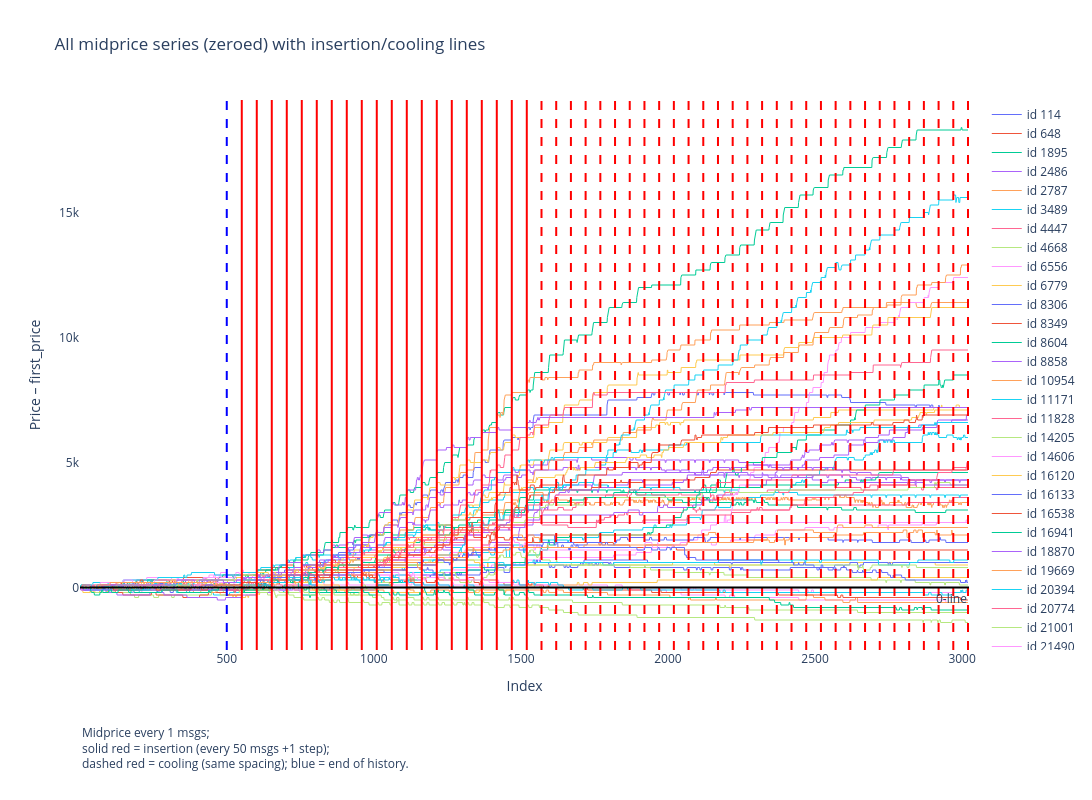

Write notebook code for a chart like this one.
### Code cell
fig = plot_midprice_series_with_insertions(
    merged,
    all_series,
    x,
    hist_steps,
    gen_block,
    num_insertions,
    num_coolings,
    n_gen_msgs,
    midprice_step_size
)
fig.show()

### Figure 1 — Plotly figure (JSON) as saved in the notebook; plotly's stock layout.template omitted (floating-point values rounded to 4 significant figures; data arrays with more than 128 entries replaced by an {"elided": "..."} marker saying what was removed)
{"data": [{"hoverinfo": "skip", "line": {"width": 1}, "mode": "lines", "name": "id 114", "opacity": 1, "type": "scatter", "x": {"elided": "3020 int values"}, "y": {"elided": "3020 int values"}}, {"hoverinfo": "skip", "line": {"width": 1}, "mode": "lines", "name": "id 648", "opacity": 1, "type": "scatter", "x": {"elided": "3020 int values"}, "y": {"elided": "3020 int values"}}, {"hoverinfo": "skip", "line": {"width": 1}, "mode": "lines", "name": "id 1895", "opacity": 1, "type": "scatter", "x": {"elided": "3020 int values"}, "y": {"elided": "3020 int values"}}, {"hoverinfo": "skip", "line": {"width": 1}, "mode": "lines", "name": "id 2486", "opacity": 1, "type": "scatter", "x": {"elided": "3020 int values"}, "y": {"elided": "3020 int values"}}, {"hoverinfo": "skip", "line": {"width": 1}, "mode": "lines", "name": "id 2787", "opacity": 1, "type": "scatter", "x": {"elided": "3020 int values"}, "y": {"elided": "3020 int values"}}, {"hoverinfo": "skip", "line": {"width": 1}, "mode": "lines", "name": "id 3489", "opacity": 1, "type": "scatter", "x": {"elided": "3020 int values"}, "y": {"elided": "3020 int values"}}, {"hoverinfo": "skip", "line": {"width": 1}, "mode": "lines", "name": "id 4447", "opacity": 1, "type": "scatter", "x": {"elided": "3020 int values"}, "y": {"elided": "3020 int values"}}, {"hoverinfo": "skip", "line": {"width": 1}, "mode": "lines", "name": "id 4668", "opacity": 1, "type": "scatter", "x": {"elided": "3020 int values"}, "y": {"elided": "3020 int values"}}, {"hoverinfo": "skip", "line": {"width": 1}, "mode": "lines", "name": "id 6556", "opacity": 1, "type": "scatter", "x": {"elided": "3020 int values"}, "y": {"elided": "3020 int values"}}, {"hoverinfo": "skip", "line": {"width": 1}, "mode": "lines", "name": "id 6779", "opacity": 1, "type": "scatter", "x": {"elided": "3020 int values"}, "y": {"elided": "3020 int values"}}, {"hoverinfo": "skip", "line": {"width": 1}, "mode": "lines", "name": "id 8306", "opacity": 1, "type": "scatter", "x": {"elided": "3020 int values"}, "y": {"elided": "3020 int values"}}, {"hoverinfo": "skip", "line": {"width": 1}, "mode": "lines", "name": "id 8349", "opacity": 1, "type": "scatter", "x": {"elided": "3020 int values"}, "y": {"elided": "3020 int values"}}, {"hoverinfo": "skip", "line": {"width": 1}, "mode": "lines", "name": "id 8604", "opacity": 1, "type": "scatter", "x": {"elided": "3020 int values"}, "y": {"elided": "3020 int values"}}, {"hoverinfo": "skip", "line": {"width": 1}, "mode": "lines", "name": "id 8858", "opacity": 1, "type": "scatter", "x": {"elided": "3020 int values"}, "y": {"elided": "3020 int values"}}, {"hoverinfo": "skip", "line": {"width": 1}, "mode": "lines", "name": "id 10954", "opacity": 1, "type": "scatter", "x": {"elided": "3020 int values"}, "y": {"elided": "3020 int values"}}, {"hoverinfo": "skip", "line": {"width": 1}, "mode": "lines", "name": "id 11171", "opacity": 1, "type": "scatter", "x": {"elided": "3020 int values"}, "y": {"elided": "3020 int values"}}, {"hoverinfo": "skip", "line": {"width": 1}, "mode": "lines", "name": "id 11828", "opacity": 1, "type": "scatter", "x": {"elided": "3020 int values"}, "y": {"elided": "3020 int values"}}, {"hoverinfo": "skip", "line": {"width": 1}, "mode": "lines", "name": "id 14205", "opacity": 1, "type": "scatter", "x": {"elided": "3020 int values"}, "y": {"elided": "3020 int values"}}, {"hoverinfo": "skip", "line": {"width": 1}, "mode": "lines", "name": "id 14606", "opacity": 1, "type": "scatter", "x": {"elided": "3020 int values"}, "y": {"elided": "3020 int values"}}, {"hoverinfo": "skip", "line": {"width": 1}, "mode": "lines", "name": "id 16120", "opacity": 1, "type": "scatter", "x": {"elided": "3020 int values"}, "y": {"elided": "3020 int values"}}, {"hoverinfo": "skip", "line": {"width": 1}, "mode": "lines", "name": "id 16133", "opacity": 1, "type": "scatter", "x": {"elided": "3020 int values"}, "y": {"elided": "3020 int values"}}, {"hoverinfo": "skip", "line": {"width": 1}, "mode": "lines", "name": "id 16538", "opacity": 1, "type": "scatter", "x": {"elided": "3020 int values"}, "y": {"elided": "3020 int values"}}, {"hoverinfo": "skip", "line": {"width": 1}, "mode": "lines", "name": "id 16941", "opacity": 1, "type": "scatter", "x": {"elided": "3020 int values"}, "y": {"elided": "3020 int values"}}, {"hoverinfo": "skip", "line": {"width": 1}, "mode": "lines", "name": "id 18870", "opacity": 1, "type": "scatter", "x": {"elided": "3020 int values"}, "y": {"elided": "3020 int values"}}, {"hoverinfo": "skip", "line": {"width": 1}, "mode": "lines", "name": "id 19669", "opacity": 1, "type": "scatter", "x": {"elided": "3020 int values"}, "y": {"elided": "3020 int values"}}, {"hoverinfo": "skip", "line": {"width": 1}, "mode": "lines", "name": "id 20394", "opacity": 1, "type": "scatter", "x": {"elided": "3020 int values"}, "y": {"elided": "3020 int values"}}, {"hoverinfo": "skip", "line": {"width": 1}, "mode": "lines", "name": "id 20774", "opacity": 1, "type": "scatter", "x": {"elided": "3020 int values"}, "y": {"elided": "3020 int values"}}, {"hoverinfo": "skip", "line": {"width": 1}, "mode": "lines", "name": "id 21001", "opacity": 1, "type": "scatter", "x": {"elided": "3020 int values"}, "y": {"elided": "3020 int values"}}, {"hoverinfo": "skip", "line": {"width": 1}, "mode": "lines", "name": "id 21490", "opacity": 1, "type": "scatter", "x": {"elided": "3020 int values"}, "y": {"elided": "3020 int values"}}, {"hoverinfo": "skip", "line": {"width": 1}, "mode": "lines", "name": "id 22181", "opacity": 1, "type": "scatter", "x": {"elided": "3020 int values"}, "y": {"elided": "3020 int values"}}, {"hoverinfo": "skip", "line": {"width": 1}, "mode": "lines", "name": "id 23105", "opacity": 1, "type": "scatter", "x": {"elided": "3020 int values"}, "y": {"elided": "3020 int values"}}, {"hoverinfo": "skip", "line": {"width": 1}, "mode": "lines", "name": "id 23718", "opacity": 1, "type": "scatter", "x": {"elided": "3020 int values"}, "y": {"elided": "3020 int values"}}, {"hoverinfo": "skip", "line": {"width": 1}, "mode": "lines", "name": "id 24620", "opacity": 1, "type": "scatter", "x": {"elided": "3020 int values"}, "y": {"elided": "3020 int values"}}, {"hoverinfo": "skip", "line": {"width": 1}, "mode": "lines", "name": "id 25093", "opacity": 1, "type": "scatter", "x": {"elided": "3020 int values"}, "y": {"elided": "3020 int values"}}, {"hoverinfo": "skip", "line": {"width": 1}, "mode": "lines", "name": "id 26578", "opacity": 1, "type": "scatter", "x": {"elided": "3020 int values"}, "y": {"elided": "3020 int values"}}, {"hoverinfo": "skip", "line": {"width": 1}, "mode": "lines", "name": "id 27465", "opacity": 1, "type": "scatter", "x": {"elided": "3020 int values"}, "y": {"elided": "3020 int values"}}, {"hoverinfo": "skip", "line": {"width": 1}, "mode": "lines", "name": "id 27531", "opacity": 1, "type": "scatter", "x": {"elided": "3020 int values"}, "y": {"elided": "3020 int values"}}, {"hoverinfo": "skip", "line": {"width": 1}, "mode": "lines", "name": "id 27817", "opacity": 1, "type": "scatter", "x": {"elided": "3020 int values"}, "y": {"elided": "3020 int values"}}, {"hoverinfo": "skip", "line": {"width": 1}, "mode": "lines", "name": "id 27859", "opacity": 1, "type": "scatter", "x": {"elided": "3020 int values"}, "y": {"elided": "3020 int values"}}, {"hoverinfo": "skip", "line": {"width": 1}, "mode": "lines", "name": "id 28846", "opacity": 1, "type": "scatter", "x": {"elided": "3020 int values"}, "y": {"elided": "3020 int values"}}, {"hoverinfo": "skip", "line": {"width": 1}, "mode": "lines", "name": "id 29206", "opacity": 1, "type": "scatter", "x": {"elided": "3020 int values"}, "y": {"elided": "3020 int values"}}, {"hoverinfo": "skip", "line": {"width": 1}, "mode": "lines", "name": "id 29628", "opacity": 1, "type": "scatter", "x": {"elided": "3020 int values"}, "y": {"elided": "3020 int values"}}, {"hoverinfo": "skip", "line": {"width": 1}, "mode": "lines", "name": "id 30910", "opacity": 1, "type": "scatter", "x": {"elided": "3020 int values"}, "y": {"elided": "3020 int values"}}, {"hoverinfo": "skip", "line": {"width": 1}, "mode": "lines", "name": "id 31545", "opacity": 1, "type": "scatter", "x": {"elided": "3020 int values"}, "y": {"elided": "3020 int values"}}, {"hoverinfo": "skip", "line": {"width": 1}, "mode": "lines", "name": "id 31848", "opacity": 1, "type": "scatter", "x": {"elided": "3020 int values"}, "y": {"elided": "3020 int values"}}, {"hoverinfo": "skip", "line": {"width": 1}, "mode": "lines", "name": "id 32404", "opacity": 1, "type": "scatter", "x": {"elided": "3020 int values"}, "y": {"elided": "3020 int values"}}, {"hoverinfo": "skip", "line": {"width": 1}, "mode": "lines", "name": "id 32516", "opacity": 1, "type": "scatter", "x": {"elided": "3020 int values"}, "y": {"elided": "3020 int values"}}, {"hoverinfo": "skip", "line": {"width": 1}, "mode": "lines", "name": "id 32665", "opacity": 1, "type": "scatter", "x": {"elided": "3020 int values"}, "y": {"elided": "3020 int values"}}, {"hoverinfo": "skip", "line": {"width": 1}, "mode": "lines", "name": "id 32904", "opacity": 1, "type": "scatter", "x": {"elided": "3020 int values"}, "y": {"elided": "3020 int values"}}, {"hoverinfo": "skip", "line": {"width": 1}, "mode": "lines", "name": "id 33058", "opacity": 1, "type": "scatter", "x": {"elided": "3020 int values"}, "y": {"elided": "3020 int values"}}, {"hoverinfo": "skip", "line": {"width": 1}, "mode": "lines", "name": "id 33074", "opacity": 1, "type": "scatter", "x": {"elided": "3020 int values"}, "y": {"elided": "3020 int values"}}, {"hoverinfo": "skip", "line": {"width": 1}, "mode": "lines", "name": "id 35217", "opacity": 1, "type": "scatter", "x": {"elided": "3020 int values"}, "y": {"elided": "3020 int values"}}, {"hoverinfo": "skip", "line": {"width": 1}, "mode": "lines", "name": "id 35827", "opacity": 1, "type": "scatter", "x": {"elided": "3020 int values"}, "y": {"elided": "3020 int values"}}, {"hoverinfo": "skip", "line": {"width": 1}, "mode": "lines", "name": "id 36336", "opacity": 1, "type": "scatter", "x": {"elided": "3020 int values"}, "y": {"elided": "3020 int values"}}, {"hoverinfo": "skip", "line": {"width": 1}, "mode": "lines", "name": "id 37341", "opacity": 1, "type": "scatter", "x": {"elided": "3020 int values"}, "y": {"elided": "3020 int values"}}, {"hoverinfo": "skip", "line": {"width": 1}, "mode": "lines", "name": "id 38336", "opacity": 1, "type": "scatter", "x": {"elided": "3020 int values"}, "y": {"elided": "3020 int values"}}], "layout": {"annotations": [{"showarrow": false, "text": "0-line", "x": 1, "xanchor": "right", "xref": "x domain", "y": 0, "yanchor": "top", "yref": "y"}, {"align": "left", "showarrow": false, "text": "Midprice every 1 msgs;<br>solid red = insertion (every 50 msgs +1 step);<br>dashed red = cooling (same spacing); blue = end of history.", "x": 0, "xref": "paper", "y": -0.225, "yref": "paper"}], "height": 800, "hovermode": "x unified", "margin": {"b": 150}, "shapes": [{"line": {"color": "blue", "dash": "dash", "width": 2}, "type": "line", "x0": 500, "x1": 500, "xref": "x", "y0": 0, "y1": 1, "yref": "y domain"}, {"line": {"color": "red", "dash": "solid", "width": 2}, "type": "line", "x0": 551, "x1": 551, "xref": "x", "y0": 0, "y1": 1, "yref": "y domain"}, {"line": {"color": "red", "dash": "solid", "width": 2}, "type": "line", "x0": 602, "x1": 602, "xref": "x", "y0": 0, "y1": 1, "yref": "y domain"}, {"line": {"color": "red", "dash": "solid", "width": 2}, "type": "line", "x0": 653, "x1": 653, "xref": "x", "y0": 0, "y1": 1, "yref": "y domain"}, {"line": {"color": "red", "dash": "solid", "width": 2}, "type": "line", "x0": 704, "x1": 704, "xref": "x", "y0": 0, "y1": 1, "yref": "y domain"}, {"line": {"color": "red", "dash": "solid", "width": 2}, "type": "line", "x0": 755, "x1": 755, "xref": "x", "y0": 0, "y1": 1, "yref": "y domain"}, {"line": {"color": "red", "dash": "solid", "width": 2}, "type": "line", "x0": 806, "x1": 806, "xref": "x", "y0": 0, "y1": 1, "yref": "y domain"}, {"line": {"color": "red", "dash": "solid", "width": 2}, "type": "line", "x0": 857, "x1": 857, "xref": "x", "y0": 0, "y1": 1, "yref": "y domain"}, {"line": {"color": "red", "dash": "solid", "width": 2}, "type": "line", "x0": 908, "x1": 908, "xref": "x", "y0": 0, "y1": 1, "yref": "y domain"}, {"line": {"color": "red", "dash": "solid", "width": 2}, "type": "line", "x0": 959, "x1": 959, "xref": "x", "y0": 0, "y1": 1, "yref": "y domain"}, {"line": {"color": "red", "dash": "solid", "width": 2}, "type": "line", "x0": 1010, "x1": 1010, "xref": "x", "y0": 0, "y1": 1, "yref": "y domain"}, {"line": {"color": "red", "dash": "solid", "width": 2}, "type": "line", "x0": 1061, "x1": 1061, "xref": "x", "y0": 0, "y1": 1, "yref": "y domain"}, {"line": {"color": "red", "dash": "solid", "width": 2}, "type": "line", "x0": 1112, "x1": 1112, "xref": "x", "y0": 0, "y1": 1, "yref": "y domain"}, {"line": {"color": "red", "dash": "solid", "width": 2}, "type": "line", "x0": 1163, "x1": 1163, "xref": "x", "y0": 0, "y1": 1, "yref": "y domain"}, {"line": {"color": "red", "dash": "solid", "width": 2}, "type": "line", "x0": 1214, "x1": 1214, "xref": "x", "y0": 0, "y1": 1, "yref": "y domain"}, {"line": {"color": "red", "dash": "solid", "width": 2}, "type": "line", "x0": 1265, "x1": 1265, "xref": "x", "y0": 0, "y1": 1, "yref": "y domain"}, {"line": {"color": "red", "dash": "solid", "width": 2}, "type": "line", "x0": 1316, "x1": 1316, "xref": "x", "y0": 0, "y1": 1, "yref": "y domain"}, {"line": {"color": "red", "dash": "solid", "width": 2}, "type": "line", "x0": 1367, "x1": 1367, "xref": "x", "y0": 0, "y1": 1, "yref": "y domain"}, {"line": {"color": "red", "dash": "solid", "width": 2}, "type": "line", "x0": 1418, "x1": 1418, "xref": "x", "y0": 0, "y1": 1, "yref": "y domain"}, {"line": {"color": "red", "dash": "solid", "width": 2}, "type": "line", "x0": 1469, "x1": 1469, "xref": "x", "y0": 0, "y1": 1, "yref": "y domain"}, {"line": {"color": "red", "dash": "solid", "width": 2}, "type": "line", "x0": 1520, "x1": 1520, "xref": "x", "y0": 0, "y1": 1, "yref": "y domain"}, {"line": {"color": "red", "dash": "dash", "width": 2}, "type": "line", "x0": 1570, "x1": 1570, "xref": "x", "y0": 0, "y1": 1, "yref": "y domain"}, {"line": {"color": "red", "dash": "dash", "width": 2}, "type": "line", "x0": 1620, "x1": 1620, "xref": "x", "y0": 0, "y1": 1, "yref": "y domain"}, {"line": {"color": "red", "dash": "dash", "width": 2}, "type": "line", "x0": 1670, "x1": 1670, "xref": "x", "y0": 0, "y1": 1, "yref": "y domain"}, {"line": {"color": "red", "dash": "dash", "width": 2}, "type": "line", "x0": 1720, "x1": 1720, "xref": "x", "y0": 0, "y1": 1, "yref": "y domain"}, {"line": {"color": "red", "dash": "dash", "width": 2}, "type": "line", "x0": 1770, "x1": 1770, "xref": "x", "y0": 0, "y1": 1, "yref": "y domain"}, {"line": {"color": "red", "dash": "dash", "width": 2}, "type": "line", "x0": 1820, "x1": 1820, "xref": "x", "y0": 0, "y1": 1, "yref": "y domain"}, {"line": {"color": "red", "dash": "dash", "width": 2}, "type": "line", "x0": 1870, "x1": 1870, "xref": "x", "y0": 0, "y1": 1, "yref": "y domain"}, {"line": {"color": "red", "dash": "dash", "width": 2}, "type": "line", "x0": 1920, "x1": 1920, "xref": "x", "y0": 0, "y1": 1, "yref": "y domain"}, {"line": {"color": "red", "dash": "dash", "width": 2}, "type": "line", "x0": 1970, "x1": 1970, "xref": "x", "y0": 0, "y1": 1, "yref": "y domain"}, {"line": {"color": "red", "dash": "dash", "width": 2}, "type": "line", "x0": 2020, "x1": 2020, "xref": "x", "y0": 0, "y1": 1, "yref": "y domain"}, {"line": {"color": "red", "dash": "dash", "width": 2}, "type": "line", "x0": 2070, "x1": 2070, "xref": "x", "y0": 0, "y1": 1, "yref": "y domain"}, {"line": {"color": "red", "dash": "dash", "width": 2}, "type": "line", "x0": 2120, "x1": 2120, "xref": "x", "y0": 0, "y1": 1, "yref": "y domain"}, {"line": {"color": "red", "dash": "dash", "width": 2}, "type": "line", "x0": 2170, "x1": 2170, "xref": "x", "y0": 0, "y1": 1, "yref": "y domain"}, {"line": {"color": "red", "dash": "dash", "width": 2}, "type": "line", "x0": 2220, "x1": 2220, "xref": "x", "y0": 0, "y1": 1, "yref": "y domain"}, {"line": {"color": "red", "dash": "dash", "width": 2}, "type": "line", "x0": 2270, "x1": 2270, "xref": "x", "y0": 0, "y1": 1, "yref": "y domain"}, {"line": {"color": "red", "dash": "dash", "width": 2}, "type": "line", "x0": 2320, "x1": 2320, "xref": "x", "y0": 0, "y1": 1, "yref": "y domain"}, {"line": {"color": "red", "dash": "dash", "width": 2}, "type": "line", "x0": 2370, "x1": 2370, "xref": "x", "y0": 0, "y1": 1, "yref": "y domain"}, {"line": {"color": "red", "dash": "dash", "width": 2}, "type": "line", "x0": 2420, "x1": 2420, "xref": "x", "y0": 0, "y1": 1, "yref": "y domain"}, {"line": {"color": "red", "dash": "dash", "width": 2}, "type": "line", "x0": 2470, "x1": 2470, "xref": "x", "y0": 0, "y1": 1, "yref": "y domain"}, {"line": {"color": "red", "dash": "dash", "width": 2}, "type": "line", "x0": 2520, "x1": 2520, "xref": "x", "y0": 0, "y1": 1, "yref": "y domain"}, {"line": {"color": "red", "dash": "dash", "width": 2}, "type": "line", "x0": 2570, "x1": 2570, "xref": "x", "y0": 0, "y1": 1, "yref": "y domain"}, {"line": {"color": "red", "dash": "dash", "width": 2}, "type": "line", "x0": 2620, "x1": 2620, "xref": "x", "y0": 0, "y1": 1, "yref": "y domain"}, {"line": {"color": "red", "dash": "dash", "width": 2}, "type": "line", "x0": 2670, "x1": 2670, "xref": "x", "y0": 0, "y1": 1, "yref": "y domain"}, {"line": {"color": "red", "dash": "dash", "width": 2}, "type": "line", "x0": 2720, "x1": 2720, "xref": "x", "y0": 0, "y1": 1, "yref": "y domain"}, {"line": {"color": "red", "dash": "dash", "width": 2}, "type": "line", "x0": 2770, "x1": 2770, "xref": "x", "y0": 0, "y1": 1, "yref": "y domain"}, {"line": {"color": "red", "dash": "dash", "width": 2}, "type": "line", "x0": 2820, "x1": 2820, "xref": "x", "y0": 0, "y1": 1, "yref": "y domain"}, {"line": {"color": "red", "dash": "dash", "width": 2}, "type": "line", "x0": 2870, "x1": 2870, "xref": "x", "y0": 0, "y1": 1, "yref": "y domain"}, {"line": {"color": "red", "dash": "dash", "width": 2}, "type": "line", "x0": 2920, "x1": 2920, "xref": "x", "y0": 0, "y1": 1, "yref": "y domain"}, {"line": {"color": "red", "dash": "dash", "width": 2}, "type": "line", "x0": 2970, "x1": 2970, "xref": "x", "y0": 0, "y1": 1, "yref": "y domain"}, {"line": {"color": "red", "dash": "dash", "width": 2}, "type": "line", "x0": 3020, "x1": 3020, "xref": "x", "y0": 0, "y1": 1, "yref": "y domain"}, {"line": {"color": "black", "dash": "solid", "width": 2}, "type": "line", "x0": 0, "x1": 1, "xref": "x domain", "y0": 0, "y1": 0, "yref": "y"}], "title": {"text": "All midprice series (zeroed) with insertion/cooling lines"}, "width": 1200, "xaxis": {"showgrid": false, "title": {"text": "Index"}}, "yaxis": {"showgrid": false, "title": {"text": "Price – first_price"}}}}
